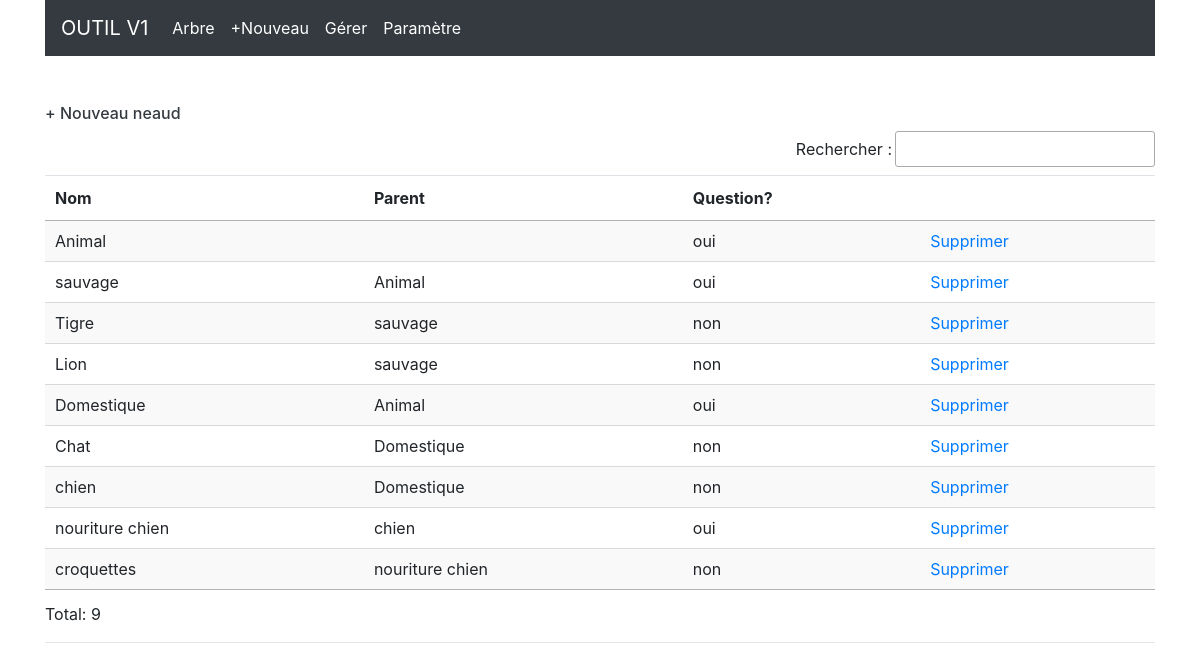
/manage.php, run on the app's committed database.
### tables this page shows
CREATE TABLE `trees` (
  `id` int(11) NOT NULL,
  `name` varchar(255) DEFAULT NULL,
  `treeId` int(11) DEFAULT NULL,
  `node` varchar(255) DEFAULT '',
  `isquestion` bit(1) NOT NULL DEFAULT b'0'
);

### config.php (called while the page is built, shortened)
<?php
class Connection{
    private $servername="localhost";
    private $username="root";
    private  $psw='$Zaki2704';
    function __construct()
    {
        try{
            $this->PDOConnection=new PDO("mysql:host=$this->servername;dbname=arbresdb",$this->username,$this->psw);
        }catch(PDOException $e){
            echo "Database connection failed ".$e->getMessage();
        }
    }
    public static function  getConnection(){
        $con=new Connection();
          return $con->PDOConnection;
    }
}
?>

### TreeDAO.php (called while the page is built, shortened)
<?php
include("Tree.php");
class TreeDAO
{
    public $con;
    function __construct($con)
    {
        $this->con = $con;
    }
    public  function all()
    {
        $sql = "SELECT t1.node node, t1.id cid, t1.isquestion cisquestion, t1.name cname, t2.id pid, t2.name pname FROM trees t1 left join trees t2 on t1.treeId=t2.id order by t1.node asc";
        $stm = $this->con->prepare($sql);
        try {
            $stm->execute();
        } catch (PDOException $e) {
            echo $e->getMessage();
        }
        $result = $stm->setFetchMode(PDO::FETCH_ASSOC);
        $arbres = [];
        if ($result) {
            $data = $stm->fetchAll();
            $output = array();
            $arbres = array();
            foreach ($data as $value) {
                $tree = new Tree($value['cid'], $value['cname']);
                $tree->setnode($value['node']);
                $parent = new Tree($value['pid'], $value['pname']);
                $tree->setParent($parent);
                $tree->setIsQuestion($value['cisquestion']);
                array_push($output, $tree);
            }
            return $output;
        }
        return $arbres;
    }
}

### Tree.php (called while the page is built, shortened)
<?php
class Tree
{
    function __construct($id, $name)
    {
        $this->id = $id;
        $this->name = $name;
    }
    public function setParent($parent)
    {
        $this->parent = $parent;
    }
    public function setIsQuestion($isquestion)
    {
        $this->isquestion = $isquestion;
    }
}

### manage.php (the view, shortened to what this page needs)
<?php
include("config.php");
include("TreeDAO.php");
$dao = new TreeDAO(Connection::getConnection());
$arbres = $dao->all();
include("header.php");
?>
<di>
   <a href="addtree.php" class="text-dark"><h6> + Nouveau neaud</h6></a>
</di>
   <table id="example" class="display table" style="width:100%">
      <thead>
      <th>Nom</th>
      <th>Parent</th>
      <th>Question?</th>
      <th></th>
      </thead>
      <tbody>
      <?php
   foreach ($arbres as $key => $value) {
      echo "<tr><td>" . $value->name. "</td><td>" . $value->parent->name. "</td><td>" . ($value->isquestion==0 ? "non" : "oui"). "</td><td><a href='app.php?deleteid=" . $value->id. "'>Supprimer</a></td></tr>";
   }
   ?>
      </tbody>
   </table>
   <hr>
<?php
include("footer.php");

### data on the page
trees: name "Animal", isquestion "oui"
trees: name "sauvage", treeId.name "Animal", isquestion "oui"
trees: name "Tigre", treeId.name "sauvage", isquestion "non"
trees: name "Lion", treeId.name "sauvage", isquestion "non"
trees: name "Domestique", treeId.name "Animal", isquestion "oui"
trees: name "Chat", treeId.name "Domestique", isquestion "non"
trees: name "chien", treeId.name "Domestique", isquestion "non"
trees: name "nouriture chien", treeId.name "chien", isquestion "oui"
trees: name "croquettes", treeId.name "nouriture chien", isquestion "non"
